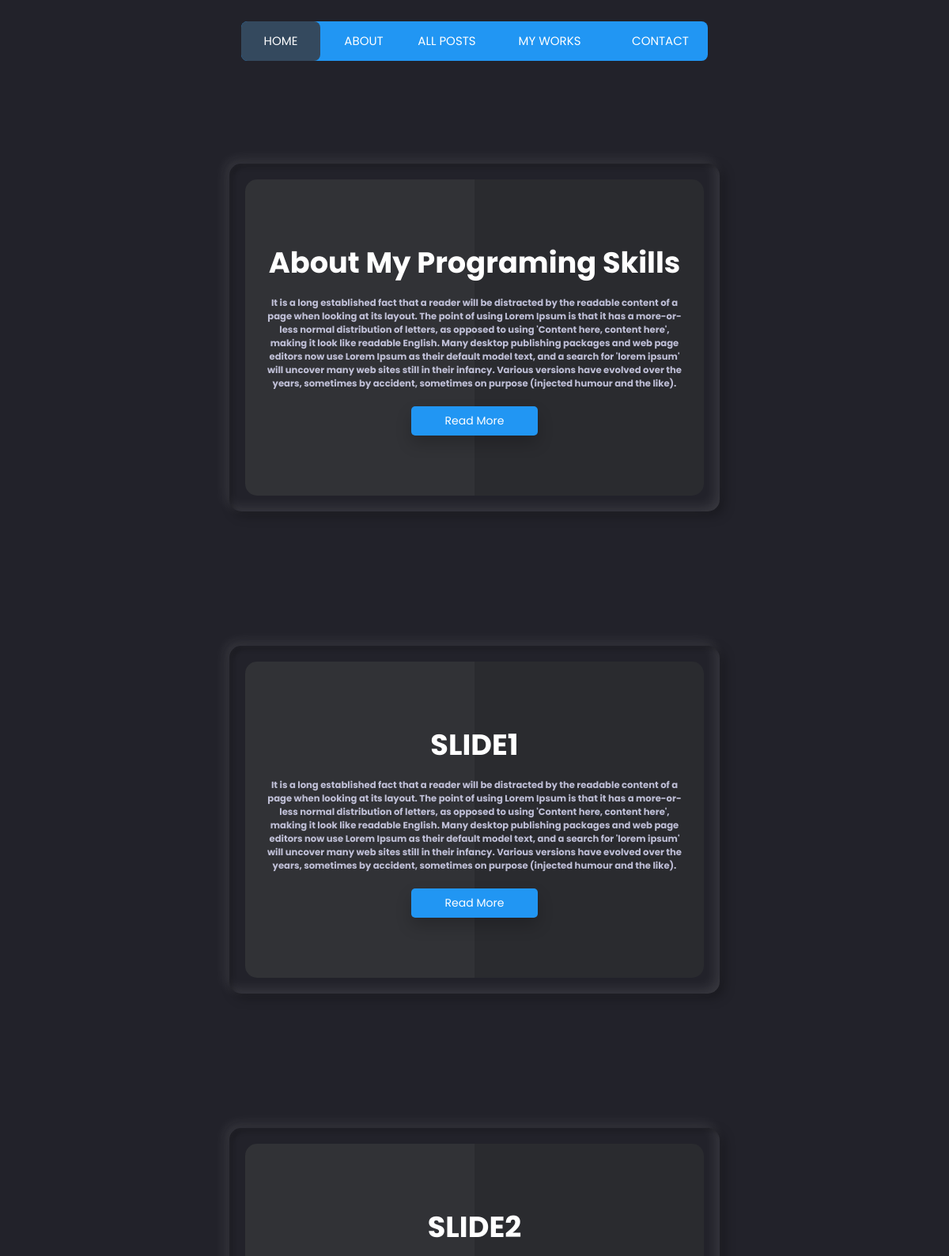
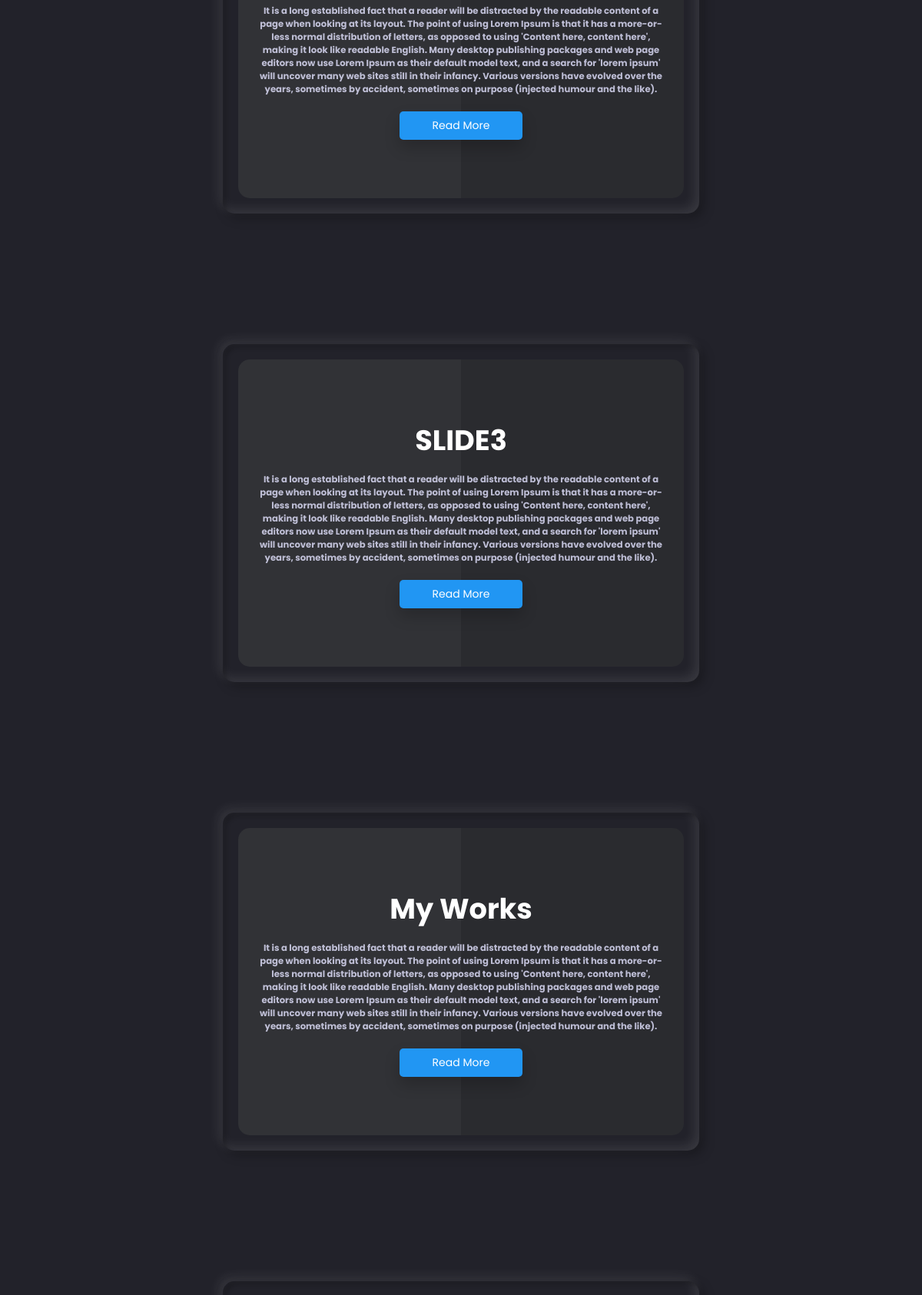
Screenshot of /allpost (upper part) with the database file from the repository (2 pictures, top to bottom).
### immasin/models.py (models this page shows, shortened)
class Post(models.Model):
    SLIDE1 = 'slide1'
    SLIDE2 = 'slide2'
    SLIDE3 = 'slide3'
    ABOUT = 'about'
    POST = 'post'
    CHOISE_GROUP = {
        (SLIDE1, 'slide1'),
        (ABOUT, 'about'),
        (SLIDE2, 'slide2'),
        (SLIDE3, 'slide3'),
        (POST, 'post'),
    }
    title = models.CharField(max_length=255)
    author = models.ForeignKey(User, on_delete=models.CASCADE)
    body = models.TextField()
    header_image = models.ImageField(null=True, blank=True, upload_to="images/")
    post_date = models.DateField(auto_now_add=True)
    grop = models.CharField(max_length=20, choices=CHOISE_GROUP, default=POST)
    likes = models.ManyToManyField(User, related_name='blog_posts')

### immasin/views.py (the view)
# urls.py: path('allpost', allpost, name='allpost'),
def allpost(request):
    product = Post.objects.all()
    context = {
        'pr':product
    }
    return render(request, 'allpost.html', context)

### immasin/templates/allpost.html (shortened to what this page needs)
<nav>
  <a  href="{% url 'home' %}">Home</a>
  <a href="{% url 'aboutme' %}">About</a>
  <a href="{% url 'allpost' %}">All Posts</a>
  <a href="#">My Works</a>
  <a href="{% url 'contact-us' %}">Contact</a>
  <div class="animation start-home"></div>
</nav>
{% for post in pr %}
  <div class="container">
   <div class="card">
     <div class="box">
       <div class="content">
         <h3>{{ post.title }}</h3>
         <h5> {{ post.body }}</h5>
         <a  href="{% url 'article-detail' post.pk %}">Read More</a>
       </div>
     </div>
   </div>
{%endfor%}

### immasin/templates/allpost.html (style rules this page uses)
* { margin: 0; padding: 0; box-sizing: border-box; font-family: "Poppins", sans-serif; }
body .container { display: flex; justify-content: center; align-items: center; flex-wrap: wrap; max-width: 1200px; margin: 90px 0; }
body .container .card { position: relative; min-width: 620px; height: 440px; box-shadow: inset 5px 5px 5px rgba(0, 0, 0, 0.2), inset -5px -5px 15px rgba(255, 255, 255, 0.1), 5px 5px 15px rgba(0, 0, 0, 0.3), -5px -5px 15px rgba(255, 255, 255, 0.1); border-radius: 15px; margin: 30px; transition: 0.5s; margin: 40px; }
body .container .card:nth-child(1) .box .content a { background: #2196f3; }
body .container .card .box { position: absolute; top: 20px; left: 20px; right: 20px; bottom: 20px; background: #2a2b2f; border-radius: 15px; display: flex; justify-content: center; align-items: center; overflow: hidden; transition: 0.5s; }
body .container .card .box:before { content: ""; position: absolute; top: 0; left: 0; width: 50%; height: 100%; background: rgba(255, 255, 255, 0.03); }
body .container .card .box .content { padding: 20px; text-align: center; }
body .container .card .box .content h3 { font-size: 1.8rem; color: #fff; z-index: 1; transition: 0.5s; margin-bottom: 15px; }
body .container .card .box .content a { position: relative; display: inline-block; padding: 8px 20px; background: black; border-radius: 5px; text-decoration: none; color: white; margin-top: 20px; box-shadow: 0 10px 20px rgba(0, 0, 0, 0.2); transition: 0.5s; }
nav { margin: 27px auto 0; position: relative; width: 590px; height: 50px; background-color: #2196f3; border-radius: 8px; font-size: 0; }
nav a { line-height: 50px; height: 100%; font-size: 15px; display: inline-block; position: relative; z-index: 1; text-decoration: none; text-transform: uppercase; text-align: center; color: white; cursor: pointer; }
nav .animation { position: absolute; height: 100%; top: 0; z-index: 0; transition: all .5s ease 0s; border-radius: 8px; }
a:nth-child(1) { width: 100px; }
a:nth-child(2) { width: 110px; }
a:nth-child(3) { width: 100px; }
a:nth-child(4) { width: 160px; }
a:nth-child(5) { width: 120px; }
nav .start-home, a:nth-child(1):hover~.animation { width: 100px; left: 0; background-color: #34495e; }
* { box-sizing: border-box; margin: 0; padding: 0; }
*, *:before, *:after { box-sizing: border-box; }
* { border: 0; box-sizing: border-box; margin: 0; padding: 0; }

### rows the page displays
Post: title "About My Programing Skills", body "It is a long established fact that a reader will be distracted by the readable content of a page when looking at its layout. The point of using Lorem Ipsum is that it has a more-or-less normal distribution of letters, as opposed to using 'Content here, content here', making it look like readable English. Many desktop publishing packages and web page editors now use Lorem Ipsum as their default model text, and a search for 'lorem ipsum' will uncover many web sites still in their infancy. Various versions have evolved over the years, sometimes by accident, sometimes on purpose (injected humour and the like)."
Post: title "SLIDE1", body "It is a long established fact that a reader will be distracted by the readable content of a page when looking at its layout. The point of using Lorem Ipsum is that it has a more-or-less normal distribution of letters, as opposed to using 'Content here, content here', making it look like readable English. Many desktop publishing packages and web page editors now use Lorem Ipsum as their default model text, and a search for 'lorem ipsum' will uncover many web sites still in their infancy. Various versions have evolved over the years, sometimes by accident, sometimes on purpose (injected humour and the like)."
Post: title "SLIDE2", body "It is a long established fact that a reader will be distracted by the readable content of a page when looking at its layout. The point of using Lorem Ipsum is that it has a more-or-less normal distribution of letters, as opposed to using 'Content here, content here', making it look like readable English. Many desktop publishing packages and web page editors now use Lorem Ipsum as their default model text, and a search for 'lorem ipsum' will uncover many web sites still in their infancy. Various versions have evolved over the years, sometimes by accident, sometimes on purpose (injected humour and the like)."
Post: title "SLIDE3", body "It is a long established fact that a reader will be distracted by the readable content of a page when looking at its layout. The point of using Lorem Ipsum is that it has a more-or-less normal distribution of letters, as opposed to using 'Content here, content here', making it look like readable English. Many desktop publishing packages and web page editors now use Lorem Ipsum as their default model text, and a search for 'lorem ipsum' will uncover many web sites still in their infancy. Various versions have evolved over the years, sometimes by accident, sometimes on purpose (injected humour and the like)."
Post: title "My Works", body "It is a long established fact that a reader will be distracted by the readable content of a page when looking at its layout. The point of using Lorem Ipsum is that it has a more-or-less normal distribution of letters, as opposed to using 'Content here, content here', making it look like readable English. Many desktop publishing packages and web page editors now use Lorem Ipsum as their default model text, and a search for 'lorem ipsum' will uncover many web sites still in their infancy. Various versions have evolved over the years, sometimes by accident, sometimes on purpose (injected humour and the like)."
